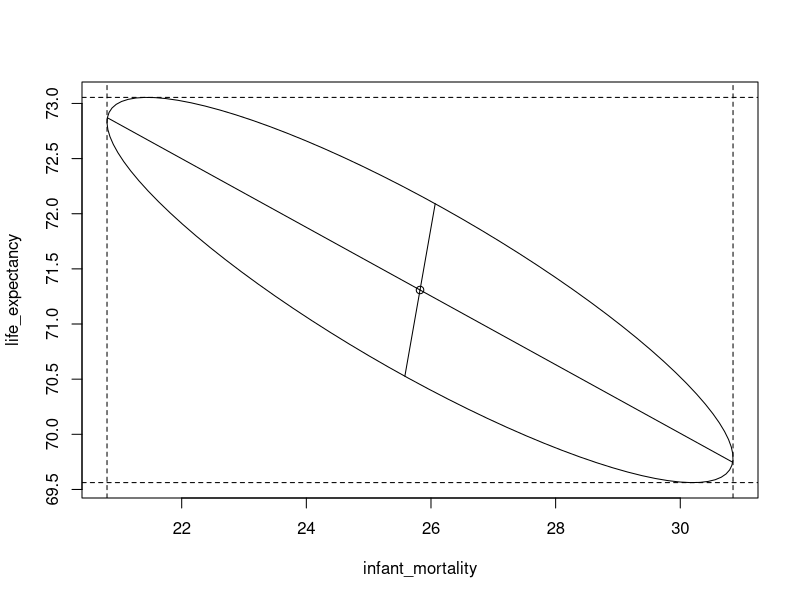
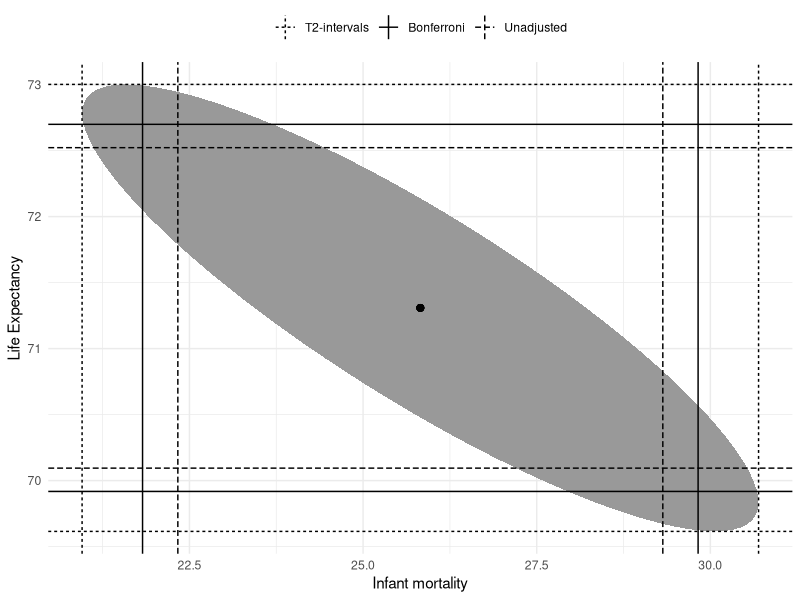

Source code (R) for these figures, in order:
## ----setup, include=FALSE------------------------------------------------
knitr::opts_chunk$set(cache=TRUE)


## ---- message=FALSE------------------------------------------------------
library(dslabs)
library(tidyverse)

dataset <- gapminder %>% 
  filter(year == 2012, 
         !is.na(infant_mortality)) %>% 
  select(infant_mortality, 
         life_expectancy, 
         fertility) %>% 
  as.matrix()


## ---- message=FALSE------------------------------------------------------
# Assume we know Sigma
Sigma <- matrix(c(555, -170, 30, -170, 65, -10, 
                  30, -10, 2), ncol = 3)

mu_hat <- colMeans(dataset) 
mu_hat


## ---- message=FALSE------------------------------------------------------
# Test mu = mu_0
mu_0 <- c(25, 50, 3)
test_statistic <- nrow(dataset) * t(mu_hat - mu_0) %*% 
  solve(Sigma) %*% (mu_hat - mu_0)

drop(test_statistic) > qchisq(0.95, df = 3)


## ---- message=FALSE------------------------------------------------------
n <- nrow(dataset); p <- ncol(dataset)

# Test mu = mu_0
mu_0 <- c(25, 50, 3)
test_statistic <- n * t(mu_hat - mu_0) %*% 
  solve(cov(dataset)) %*% (mu_hat - mu_0)

critical_val <- (n - 1)*p*qf(0.95, df1 = p,
                             df2 = n - p)/(n-p)

drop(test_statistic) > critical_val


## ------------------------------------------------------------------------
n <- nrow(dataset); p <- ncol(dataset)

# Test mu = mu_0
mu_0 <- c(25, 50, 3)
test_statistic <- n * t(mu_hat - mu_0) %*% 
  solve(cov(dataset)) %*% (mu_hat - mu_0)

critical_val <- (n - 1)*p*qf(0.95, df1 = p,
                             df2 = n - p)/(n-p)
sample_cov <- diag(cov(dataset))

cbind(mu_hat - sqrt(critical_val*
                      sample_cov/n),
      mu_hat + sqrt(critical_val*
                      sample_cov/n))


## ------------------------------------------------------------------------
U <- matrix(c(1, 0, 0,
              0, 1, 0), 
            ncol = 2)
R <- n*solve(t(U) %*% cov(dataset) %*% U)
transf <- chol(R)


## ------------------------------------------------------------------------
# First create a circle of radius c
theta_vect <- seq(0, 2*pi, length.out = 100)
circle <- sqrt(critical_val) * cbind(cos(theta_vect), sin(theta_vect))
# Then turn into ellipse
ellipse <- circle %*% t(solve(transf)) + 
  matrix(mu_hat[1:2], ncol = 2, 
         nrow = nrow(circle), 
         byrow = TRUE)


## ------------------------------------------------------------------------
# Eigendecomposition
decomp <- eigen(t(U) %*% cov(dataset) %*% U)
first <- sqrt(decomp$values[1]) *
  decomp$vectors[,1] * sqrt(critical_val)
second <- sqrt(decomp$values[2]) * 
  decomp$vectors[,2] * sqrt(critical_val)


## ---- echo = FALSE-------------------------------------------------------
plot(ellipse, type = 'l',
     xlab = colnames(dataset)[1],
     ylab = colnames(dataset)[2])
lines(x = c(0 + mu_hat[1], first[1]/sqrt(n) + mu_hat[1]),
      y = c(0 + mu_hat[2], first[2]/sqrt(n) + mu_hat[2]))
lines(x = c(0 + mu_hat[1], -first[1]/sqrt(n) + mu_hat[1]),
      y = c(0 + mu_hat[2], -first[2]/sqrt(n) + mu_hat[2]))
lines(x = c(0 + mu_hat[1], second[1]/sqrt(n) + mu_hat[1]),
      y = c(0 + mu_hat[2], second[2]/sqrt(n) + mu_hat[2]))
lines(x = c(0 + mu_hat[1], -second[1]/sqrt(n) + mu_hat[1]),
      y = c(0 + mu_hat[2], -second[2]/sqrt(n) + mu_hat[2]))
points(x = mu_hat[1],
       y = mu_hat[2])

# Add 1d projections
axis_proj <- cbind(mu_hat - sqrt(critical_val*
                                   sample_cov/n),
                   mu_hat + sqrt(critical_val*
                                   sample_cov/n))
abline(v = axis_proj[1,], lty = 2)
abline(h = axis_proj[2,], lty = 2)


## ---- message=FALSE------------------------------------------------------
# Let's focus on only two variables
dataset <- gapminder %>% 
  filter(year == 2012, 
         !is.na(infant_mortality)) %>% 
  select(infant_mortality, 
         life_expectancy) %>% 
  as.matrix()

n <- nrow(dataset); p <- ncol(dataset)


## ------------------------------------------------------------------------
alpha <- 0.05
mu_hat <- colMeans(dataset) 
sample_cov <- diag(cov(dataset))

# Simultaneous CIs
critical_val <- (n - 1)*p*qf(1-0.5*alpha, df1 = p,
                             df2 = n - p)/(n-p)

simul_ci <- cbind(mu_hat - sqrt(critical_val*
                                  sample_cov/n),
                  mu_hat + sqrt(critical_val*
                                  sample_cov/n))


## ------------------------------------------------------------------------
# Univariate without correction
univ_ci <- cbind(mu_hat - qt(1-0.5*alpha, n - 1) *
                   sqrt(sample_cov/n),
                 mu_hat + qt(1-0.5*alpha, n - 1) *
                   sqrt(sample_cov/n))


## ------------------------------------------------------------------------
# Bonferroni adjustment
bonf_ci <- cbind(mu_hat - qt(1-0.5*alpha/p, n - 1) *
                   sqrt(sample_cov/n),
                 mu_hat + qt(1-0.5*alpha/p, n - 1) *
                   sqrt(sample_cov/n))


## ------------------------------------------------------------------------
simul_ci
univ_ci
bonf_ci


## ---- echo = FALSE-------------------------------------------------------
transf_mat <- solve(chol(solve(cov(dataset)/n)))
# First create a circle of radius c
theta_vect <- seq(0, 2*pi, length.out = 100)
circle <- sqrt(critical_val) * cbind(cos(theta_vect), sin(theta_vect))
ellipse1 <- circle %*% t(transf_mat)
ellipse2 <- t(apply(ellipse1, 1, function(row) row + mu_hat))
colnames(ellipse2) <- c("X", "Y")

data_ellipse <- data.frame(ellipse2)

bind_rows(
  data.frame(t(simul_ci)) %>% mutate(type = 'T2-intervals'),
  data.frame(t(univ_ci)) %>% mutate(type = 'Unadjusted'),
  data.frame(t(bonf_ci)) %>% mutate(type = 'Bonferroni')
  ) %>% 
  ggplot() +
  geom_polygon(data = data_ellipse,
               aes(X, Y),
               fill = 'grey60')+
  geom_vline(aes(xintercept = infant_mortality,
                 linetype = type)) +
  geom_hline(aes(yintercept = life_expectancy,
                 linetype = type)) +
  theme_minimal() +
  geom_point(x = mu_hat[1],
             y = mu_hat[2],
             size = 2) +
  xlab("Infant mortality") +
  ylab("Life Expectancy") +
  theme(legend.position = "top",
        legend.title=element_blank()) +
  scale_linetype_discrete(breaks = c('T2-intervals',
                                     'Bonferroni',
                                     'Unadjusted'))
